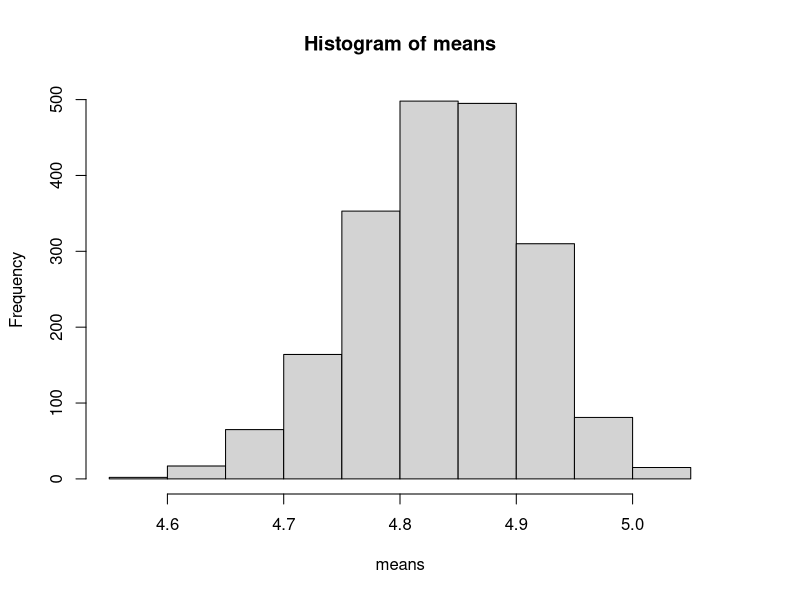
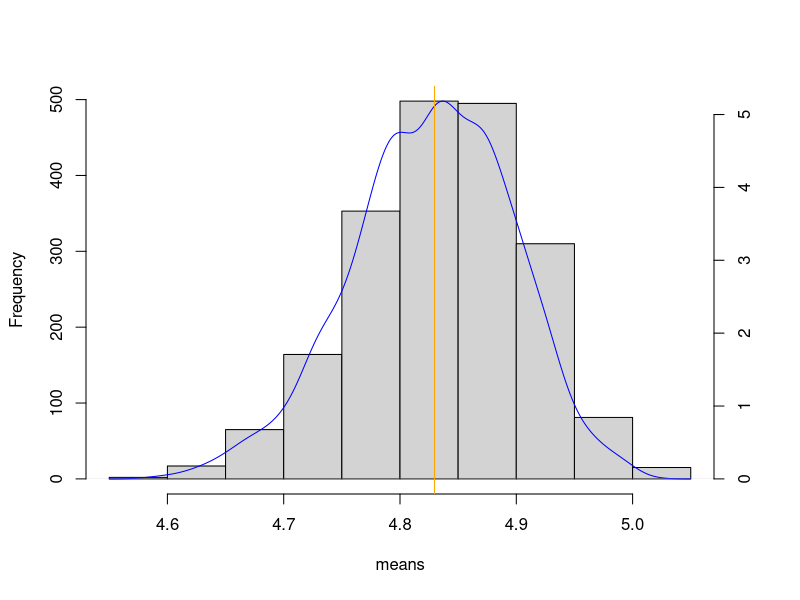
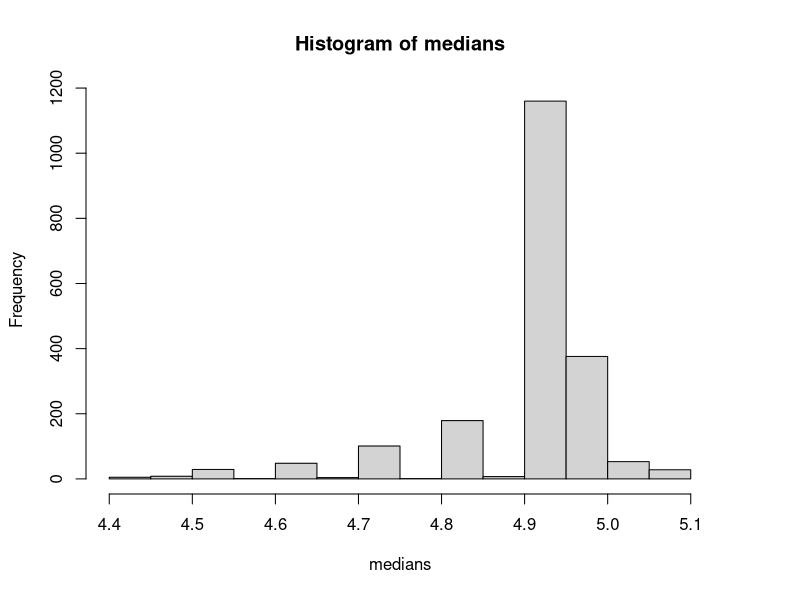
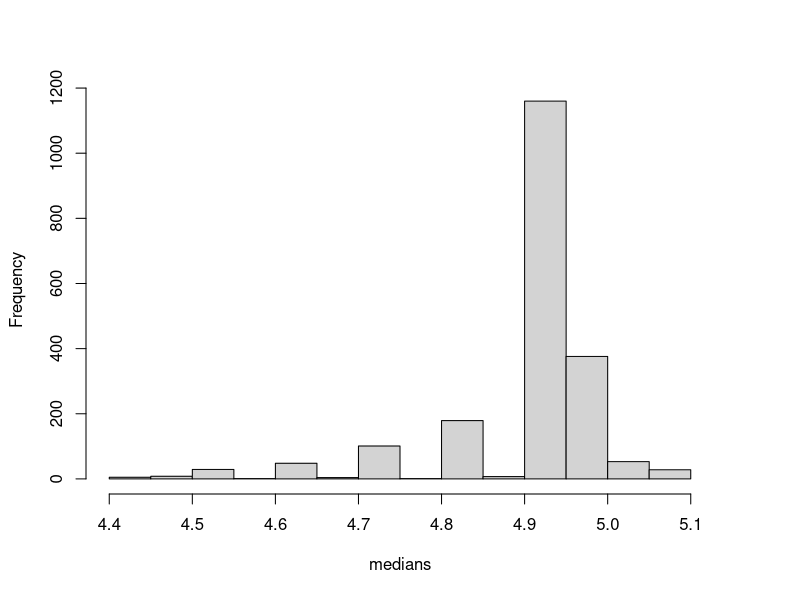

Generate these figures, in order, with R:
## ---- chunk 1
data <- c(4.94, 5.06, 4.53, 5.07, 4.99, 5.16, 4.38, 4.43, 4.93, 4.72, 4.92, 4.96)

original_mean <- mean(data)
original_median <- median(data)
## ---- chunk 2
set.seed(12202211)
m <- 2000
samples <- replicate(m, sample(data, size=12, replace=TRUE))
means <- numeric(m)
for(i in 0:m){
  means[i] <- mean(samples[,i]) 
}
## ---- chunk 3
mean_of_mean <- function(n){
  sum <- 0
  for(i in 1:n){
    sum <- sum + mean(samples[,i])
  }
  return(sum/n)
}
mean_20b <- mean_of_mean(20)
mean_200b <- mean_of_mean(200)
mean_2000b <- mean_of_mean(2000)
means_first_sample <- c(mean_20b, mean_200b, mean_2000b)
## ---- chunk 4
par(mar = c(5, 4, 4, 4) + 0.3)              # Additional space for second y-axis
plot(hist(means), main="")                           # Create first plot
par(new = TRUE)                         # Add new plot
plot(density(means), axes = FALSE, xlab = "", ylab = "", col='blue', main="") 
axis(side = 4)   
abline(v=original_mean, col='orange')
## ---- chunk 5
medians <- numeric(m)
for(i in 0:m){
  medians[i] <- median(samples[,i]) 
}
## ---- chunk 6
mean_of_medians <- function(n){
  sum <- 0
  for(i in 1:n){
    sum <- sum + medians[i]
  }
  return(sum/n)
}
median_20b <- mean_of_medians(20)
median_200b <- mean_of_medians(200)
median_200b <- mean_of_medians(2000)
means_first_sample <- c(mean_20b, mean_200b, mean_2000b)
## ---- chunk 7
plot(hist(medians), main="")
## ---- chunk 8
set.seed(1234)
x.clean <- rnorm(1960)
x.cont <- runif(40,4,5)
x <- c(x.clean,x.cont) 
set.seed(12202211)
## ---- chunk 9
x_mean <- mean(x)
x_median <- median(x)
x_trimed_mean <- mean(x, trim=0.05)

xclean_mean <- mean(x.clean)
xclean_median <- median(x.clean)
xclean_trimed_mean <- mean(x.clean, trim=0.05)
## ---- chunk 10
m <- 2000
set.seed(12202211)
x_smpl <- replicate(m, sample(x, size=2000, replace=TRUE))
sdx <- 0
for(i in 1:2000){
  sdx <- sdx + sd(x_smpl[,i])
}
sdx = sdx/2000
se <- 0 
for(i in 1:2000){
  se <- se + (sd(x_smpl[,i])-sdx)^2
}
se = sqrt(se/(m-1))
print(se)

x.MEANS <- replicate(m, mean(sample(x, replace=TRUE)))
mean(x.MEANS); sd(x_smpl) ; sd(x)

